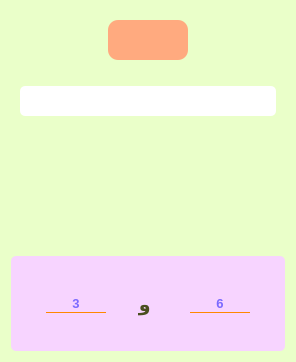
           <widget class="QWidget" name="tab_img">
            <property name="styleSheet">
             <string notr="true">QWidget {
background-color: rgb(234, 255, 201);
border-radius: 5px;
}
QPlainTextEdit {
background-color: rgb(0, 0, 0);
	color: rgb(0, 255, 29);
}</string>
            </property>
            <layout class="QGridLayout" name="gridLayout_15">
             <item row="0" column="0">
              <widget class="QFrame" name="frame_img">
               <property name="styleSheet">
                <string notr="true">QFrame  {
background-color: rgb(234, 255, 201);
border-radius: 5px;
}</string>
               </property>
               <property name="frameShape">
                <enum>QFrame::StyledPanel</enum>
               </property>
               <property name="frameShadow">
                <enum>QFrame::Raised</enum>
               </property>
               <layout class="QGridLayout" name="gridLayout_14">
                <property name="leftMargin">
                 <number>0</number>
                </property>
                <property name="topMargin">
                 <number>0</number>
                </property>
                <property name="rightMargin">
                 <number>0</number>
                </property>
                <property name="bottomMargin">
                 <number>0</number>
                </property>
                <property name="spacing">
                 <number>5</number>
                </property>
                <item row="0" column="0">
                 <widget class="QFrame" name="frame_img_2">
                  <property name="frameShape">
                   <enum>QFrame::StyledPanel</enum>
                  </property>
                  <property name="frameShadow">
                   <enum>QFrame::Raised</enum>
                  </property>
                  <layout class="QGridLayout" name="gridLayout_9">
                   <item row="0" column="0" colspan="2">
                    <layout class="QHBoxLayout" name="horizontalLayout_3">
                     <item>
                      <spacer name="horizontalSpacer_2">
                       <property name="orientation">
                        <enum>Qt::Horizontal</enum>
                       </property>
                       <property name="sizeHint" stdset="0">
                        <size>
                         <width>40</width>
                         <height>20</height>
                        </size>
                       </property>
                      </spacer>
                     </item>
                     <item>
                      <widget class="QPushButton" name="btn_img">
                       <property name="minimumSize">
                        <size>
                         <width>80</width>
                         <height>40</height>
                        </size>
                       </property>
                       <property name="font">
                        <font>
                         <weight>75</weight>
                         <bold>true</bold>
                        </font>
                       </property>
                       <property name="layoutDirection">
                        <enum>Qt::RightToLeft</enum>
                       </property>
                       <property name="styleSheet">
                        <string notr="true">QPushButton:hover:!pressed
{
  border: 2px dashed rgb(255, 85, 0);
	background-color: rgb(182, 182, 182);
	color: rgb(7, 255, 77);
}
QPushButton{
	background-color: rgb(255, 170, 127);
border-radius: 10px;
color: rgb(51, 0, 255)  ;
}</string>
                       </property>
                      </widget>
                     </item>
                     <item>
                      <spacer name="horizontalSpacer">
                       <property name="orientation">
                        <enum>Qt::Horizontal</enum>
                       </property>
                       <property name="sizeHint" stdset="0">
                        <size>
                         <width>40</width>
                         <height>20</height>
                        </size>
                       </property>
                      </spacer>
                     </item>
                    </layout>
                   </item>
                   <item row="2" column="0" colspan="2">
                    <widget class="QTextEdit" name="caption">
                     <property name="maximumSize">
                      <size>
                       <width>16777215</width>
                       <height>30</height>
                      </size>
                     </property>
                     <property name="layoutDirection">
                      <enum>Qt::RightToLeft</enum>
                     </property>
                     <property name="styleSheet">
                      <string notr="true">QTextEdit{
background-color: rgb(255, 255, 255);
border-radius: 5px;
}</string>
                     </property>
                     <property name="placeholderText">
                      <string/>
                     </property>
                    </widget>
                   </item>
                   <item row="3" column="0">
                    <widget class="QLabel" name="imgShow">
                     <property name="minimumSize">
                      <size>
                       <width>0</width>
                       <height>120</height>
                      </size>
                     </property>
                     <property name="maximumSize">
                      <size>
                       <width>16777215</width>
                       <height>16777215</height>
                      </size>
                     </property>
                     <property name="text">
                      <string/>
                     </property>
                     <property name="alignment">
                      <set>Qt::AlignCenter</set>
                     </property>
                    </widget>
                   </item>
                   <item row="3" column="1">
                    <widget class="QLabel" name="imgName">
                     <property name="styleSheet">
                      <string notr="true">QLabel {
color:  rgb(158, 2, 255)  ;
}</string>
                     </property>
                     <property name="text">
                      <string/>
                     </property>
                     <property name="alignment">
                      <set>Qt::AlignCenter</set>
                     </property>
                    </widget>
                   </item>
                   <item row="1" column="0">
                    <widget class="QLabel" name="label_caption">
                     <property name="maximumSize">
                      <size>
                       <width>16777215</width>
                       <height>50</height>
                      </size>
                     </property>
                    </widget>
                   </item>
                  </layout>
                 </widget>
                </item>
                <item row="1" column="0">
                 <widget class="QFrame" name="frame">
                  <property name="layoutDirection">
                   <enum>Qt::RightToLeft</enum>
                  </property>
                  <property name="styleSheet">
                   <string notr="true">QLineEdit{
background-color: rgb(234, 255, 201);
color:rgb(0, 0, 255);
    border-style: solid;
    border-bottom-width: 1px;
	border-bottom-color: rgb(255, 136, 0);
   border-radius: 10px;
}

QFrame {
background-color: rgb(247, 212, 255)  ;
border-redius:10px;
}

QLabel{
color: rgb(74, 78, 31) ;
}

QLineEdit{
background-color: rgb(247, 212, 255)  ;
}</string>
                  </property>
                  <property name="frameShape">
                   <enum>QFrame::StyledPanel</enum>
                  </property>
                  <property name="frameShadow">
                   <enum>QFrame::Raised</enum>
                  </property>
                  <layout class="QGridLayout" name="gridLayout_5">
                   <item row="0" column="0" colspan="3">
                    <widget class="QLabel" name="label_11">
                     <property name="font">
                      <font>
                       <family>B Nazanin</family>
                       <pointsize>12</pointsize>
                       <weight>75</weight>
                       <bold>true</bold>
                      </font>
                     </property>
                     <property name="alignment">
                      <set>Qt::AlignCenter</set>
                     </property>
                    </widget>
                   </item>
                   <item row="1" column="0">
                    <widget class="QLineEdit" name="sleepMax_I">
                     <property name="minimumSize">
                      <size>
                       <width>30</width>
                       <height>0</height>
                      </size>
                     </property>
                     <property name="maximumSize">
                      <size>
                       <width>60</width>
                       <height>16777215</height>
                      </size>
                     </property>
                     <property name="font">
                      <font>
                       <pointsize>10</pointsize>
                       <weight>75</weight>
                       <bold>true</bold>
                      </font>
                     </property>
                     <property name="styleSheet">
                      <string notr="true"/>
                     </property>
                     <property name="alignment">
                      <set>Qt::AlignCenter</set>
                     </property>
                     <property name="placeholderText">
                      <string>6</string>
                     </property>
                    </widget>
                   </item>
                   <item row="1" column="1">
                    <widget class="QLabel" name="label_10">
                     <property name="maximumSize">
                      <size>
                       <width>20</width>
                       <height>16777215</height>
                      </size>
                     </property>
                     <property name="font">
                      <font>
                       <family>B Nazanin</family>
                       <pointsize>14</pointsize>
                       <weight>75</weight>
                       <bold>true</bold>
                      </font>
                     </property>
                     <property name="text">
                      <string> و</string>
                     </property>
                     <property name="alignment">
                      <set>Qt::AlignCenter</set>
                     </property>
                    </widget>
                   </item>
                   <item row="1" column="2">
                    <widget class="QLineEdit" name="sleepMin_I">
                     <property name="minimumSize">
                      <size>
                       <width>30</width>
                       <height>0</height>
                      </size>
                     </property>
                     <property name="maximumSize">
                      <size>
                       <width>60</width>
                       <height>16777215</height>
                      </size>
                     </property>
                     <property name="font">
                      <font>
                       <pointsize>10</pointsize>
                       <weight>75</weight>
                       <bold>true</bold>
                      </font>
                     </property>
                     <property name="styleSheet">
                      <string notr="true"/>
                     </property>
                     <property name="alignment">
                      <set>Qt::AlignCenter</set>
                     </property>
                     <property name="placeholderText">
                      <string>3</string>
                     </property>
                    </widget>
                   </item>
                   <item row="2" column="0" colspan="3">
                    <widget class="QLabel" name="label_12">
                     <property name="font">
                      <font>
                       <family>B Nazanin</family>
                       <pointsize>11</pointsize>
                       <weight>75</weight>
                       <bold>true</bold>
                      </font>
                     </property>
                     <property name="alignment">
                      <set>Qt::AlignCenter</set>
                     </property>
                    </widget>
                   </item>
                  </layout>
                 </widget>
                </item>
               </layout>
              </widget>
             </item>
            </layout>
           </widget>
